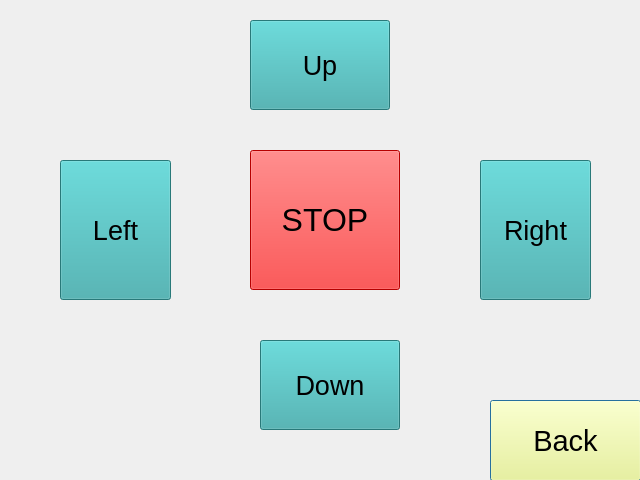
<?xml version="1.0" encoding="UTF-8"?>
<ui version="4.0">
 <class>ManualDialog</class>
 <widget class="QDialog" name="ManualDialog">
  <property name="geometry">
   <rect>
    <x>0</x>
    <y>0</y>
    <width>640</width>
    <height>480</height>
   </rect>
  </property>
  <property name="font">
   <font>
    <pointsize>20</pointsize>
   </font>
  </property>
  <property name="windowTitle">
   <string>Dialog</string>
  </property>
  <property name="styleSheet">
   <string notr="true">alternate-background-color: rgb(16, 132, 255);</string>
  </property>
  <widget class="QPushButton" name="BackButton">
   <property name="geometry">
    <rect>
     <x>490</x>
     <y>400</y>
     <width>151</width>
     <height>81</height>
    </rect>
   </property>
   <property name="font">
    <font>
     <pointsize>22</pointsize>
    </font>
   </property>
   <property name="styleSheet">
    <string notr="true">background-color: rgb(255, 255, 127);</string>
   </property>
   <property name="text">
    <string>Back</string>
   </property>
  </widget>
  <widget class="QPushButton" name="pushButton_up">
   <property name="geometry">
    <rect>
     <x>250</x>
     <y>20</y>
     <width>140</width>
     <height>90</height>
    </rect>
   </property>
   <property name="font">
    <font>
     <pointsize>20</pointsize>
    </font>
   </property>
   <property name="styleSheet">
    <string notr="true">QPushButton { background-color:  rgb(56, 170, 170); }
QPushButton:hover{
	background-color: rgb(85, 255, 0);
	border-color: rgb(165, 39, 255);
}

QPushButton:pressed{
border - style:inset;
}
</string>
   </property>
   <property name="text">
    <string>Up</string>
   </property>
  </widget>
  <widget class="QPushButton" name="pushButton_left">
   <property name="geometry">
    <rect>
     <x>60</x>
     <y>160</y>
     <width>111</width>
     <height>140</height>
    </rect>
   </property>
   <property name="font">
    <font>
     <pointsize>20</pointsize>
    </font>
   </property>
   <property name="styleSheet">
    <string notr="true">QPushButton { background-color:  rgb(56, 170, 170); }
QPushButton:hover{
	background-color: rgb(85, 255, 0);
	border-color: rgb(165, 39, 255);
}

QPushButton:pressed{
border - style:inset;
}
</string>
   </property>
   <property name="text">
    <string>Left</string>
   </property>
  </widget>
  <widget class="QPushButton" name="pushButton_down">
   <property name="geometry">
    <rect>
     <x>260</x>
     <y>340</y>
     <width>140</width>
     <height>90</height>
    </rect>
   </property>
   <property name="font">
    <font>
     <pointsize>20</pointsize>
    </font>
   </property>
   <property name="styleSheet">
    <string notr="true">QPushButton { background-color:  rgb(56, 170, 170); }
QPushButton:hover{
	background-color: rgb(85, 255, 0);
	border-color: rgb(165, 39, 255);
}

QPushButton:pressed{
border - style:inset;
}
</string>
   </property>
   <property name="text">
    <string>Down</string>
   </property>
  </widget>
  <widget class="QPushButton" name="pushButton_right">
   <property name="geometry">
    <rect>
     <x>480</x>
     <y>160</y>
     <width>111</width>
     <height>140</height>
    </rect>
   </property>
   <property name="font">
    <font>
     <pointsize>20</pointsize>
    </font>
   </property>
   <property name="styleSheet">
    <string notr="true">QPushButton { background-color:  rgb(56, 170, 170); }
QPushButton:hover{
	background-color: rgb(85, 255, 0);
	border-color: rgb(165, 39, 255);
}

QPushButton:pressed{
border - style:inset;
}
</string>
   </property>
   <property name="text">
    <string>Right</string>
   </property>
  </widget>
  <widget class="QPushButton" name="pushButton">
   <property name="geometry">
    <rect>
     <x>250</x>
     <y>150</y>
     <width>150</width>
     <height>140</height>
    </rect>
   </property>
   <property name="font">
    <font>
     <pointsize>24</pointsize>
    </font>
   </property>
   <property name="styleSheet">
    <string notr="true">QPushButton { background-color: red; }
QPushButton:hover{
	background-color: rgb(85, 255, 0);
	border-color: rgb(165, 39, 255);
}

QPushButton:pressed{
border - style:inset;
}</string>
   </property>
   <property name="text">
    <string>STOP</string>
   </property>
  </widget>
 </widget>
 <resources/>
 <connections/>
</ui>
